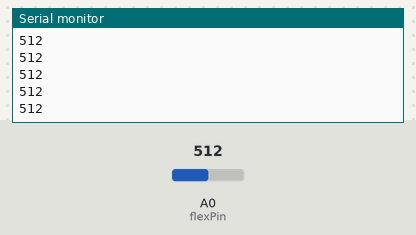
The sketch below on a simulated Arduino Uno, built with avr-gcc and run on an emulated ATmega328P. Parts: the last lines printed to the serial monitor. The test bench sets the inputs (shaded band); at power-on: A0 (flexPin) = 512.

Above: at 1.2 s.
1.3 s: A0 (flexPin) set to 716
At 1.31 s:
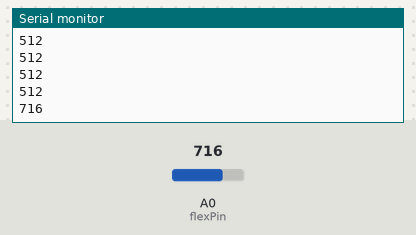
2.8 s: A0 (flexPin) set to 900
At 2.81 s:
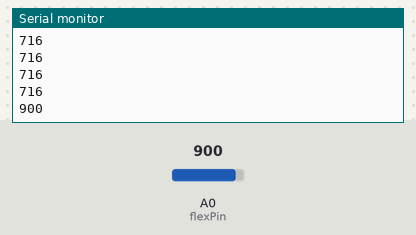
Timing chart, 0 to 5.8 s (numbered marks = the images above; inputs shaded):
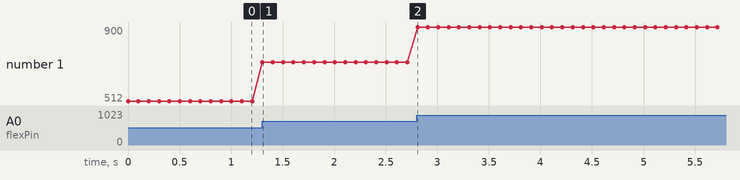

Measured:
- after the input at 1.3 s, the serial monitor: prints a new line at once (image 1)
- after the input at 2.8 s, the serial monitor: prints a new line at once (image 2)
- plotted number 1: 512 → 716 after the input at 1.3 s, 716 → 900 after the input at 2.8 s

The sketch:

capteur_flex.ino
```cpp
/*Nous avons utilisé le plan de connection de ce tutoriel : https://www.instructables.com/How-to-use-a-Flex-Sensor-Arduino-Tutorial/ */

const int flexPin = A0;  // Broche analogique à laquelle est connecté le capteur de flexion

void setup() {
  Serial.begin(9600);  // Initialiser la communication série à 9600 bauds
}

void loop() {
  int flexValue = analogRead(flexPin);  // Lire la valeur du capteur de flexion
  Serial.println(flexValue);  // Envoyer la valeur via le port série
  delay(100);  // Délai pour éviter une lecture trop rapide
}
```
